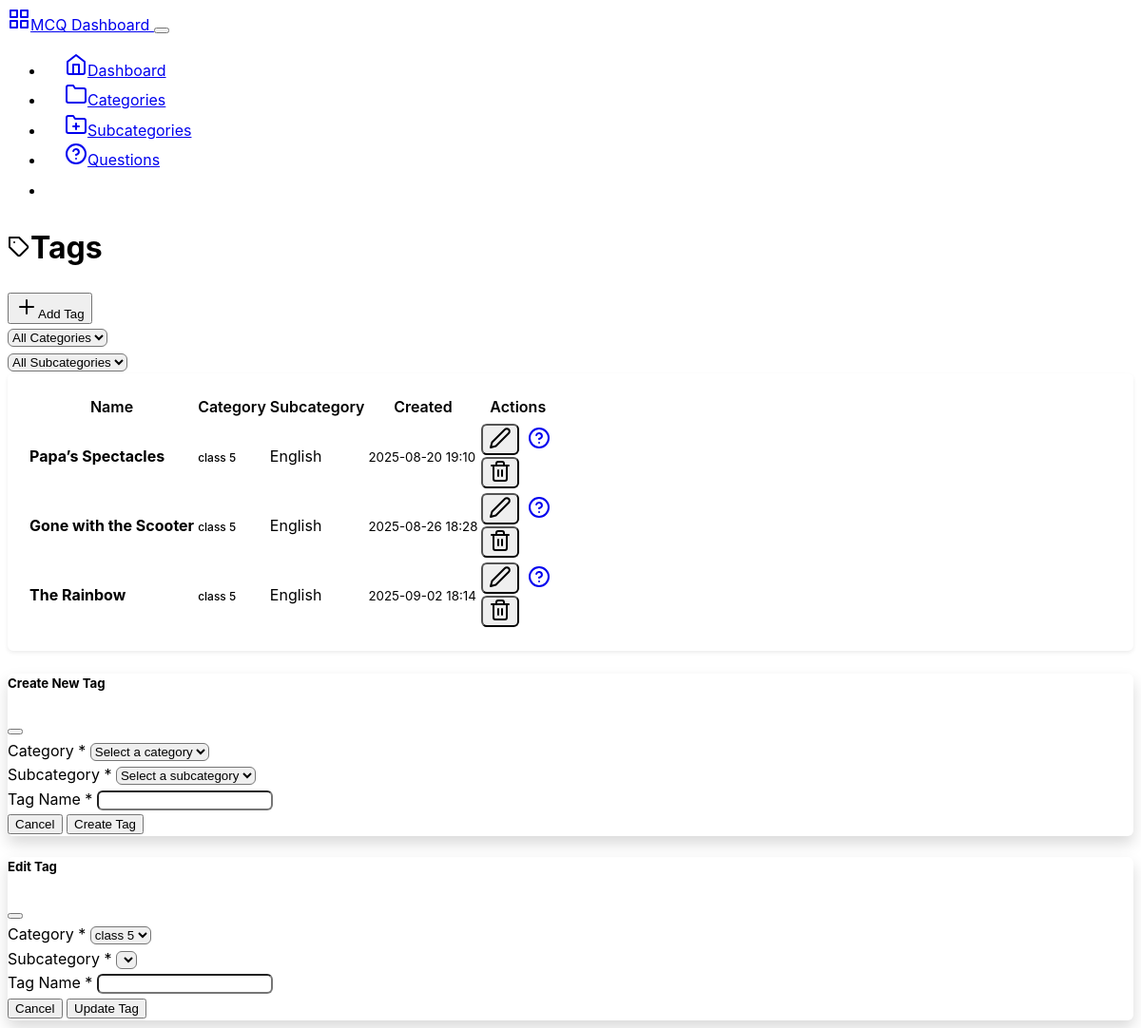
Page /backend/tags on the earlier database version.
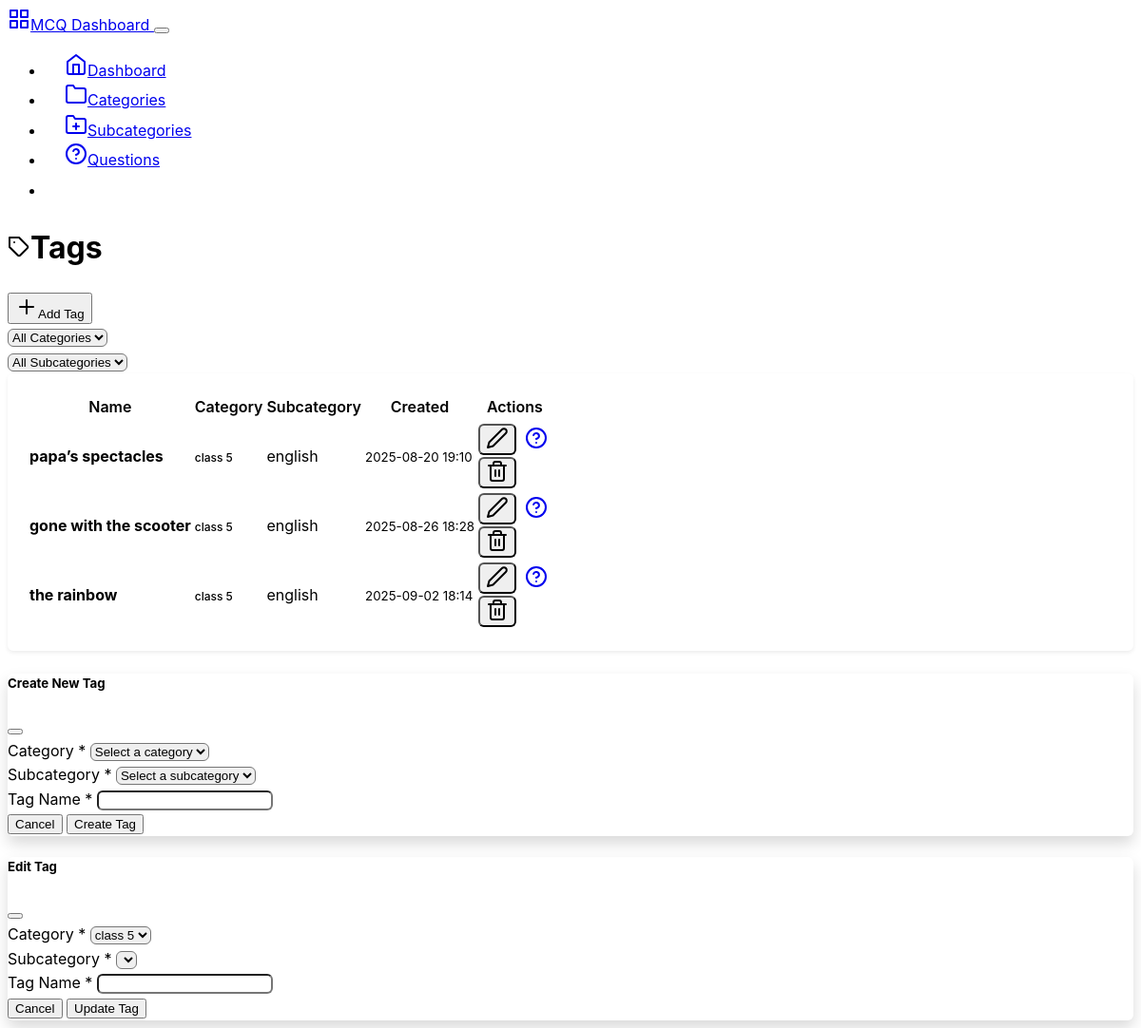
Same page on the later database version.
### mcqbox/model.py (models this page shows, shortened)
class Tag(db.Model):
    id = db.Column(db.Integer, primary_key=True)
    name = db.Column(db.String(50), nullable=False)
    category_id = db.Column(db.Integer, db.ForeignKey('category.id'), nullable=False)
    category = db.relationship('Category', backref=db.backref('tags', lazy=True))
    subcategory_id = db.Column(db.Integer, db.ForeignKey('subcategory.id'), nullable=True)
    subcategory = db.relationship('Subcategory', backref=db.backref('tags', lazy=True))
    created_at = db.Column(db.DateTime, server_default=db.func.now())

class Category(db.Model):
    id = db.Column(db.Integer, primary_key=True)
    name = db.Column(db.String(50), nullable=False, unique=True)
    description = db.Column(db.String(200), nullable=True)
    created_at = db.Column(db.DateTime, server_default=db.func.now())
    updated_at = db.Column(db.DateTime, server_default=db.func.now(), onupdate=db.func.now())

class Subcategory(db.Model):
    id = db.Column(db.Integer, primary_key=True)
    name = db.Column(db.String(50), nullable=False)
    category_id = db.Column(db.Integer, db.ForeignKey('category.id'), nullable=False)
    category = db.relationship('Category', backref=db.backref('subcategories', lazy=True))
    description = db.Column(db.String(200), nullable=True)
    created_at = db.Column(db.DateTime, server_default=db.func.now())
    updated_at = db.Column(db.DateTime, server_default=db.func.now(), onupdate=db.func.now())

### mcqbox/backend/route.py (the view)
@app.route('/backend/tags')
def tags():
    category_id = request.args.get('category_id', type=int)
    subcategory_id = request.args.get('subcategory_id', type=int)
    categories = Category.query.all()
    if category_id:
        subcategories_list = Subcategory.query.filter_by(category_id=category_id).all()
        tag = Tag.query.filter_by(category_id=category_id, subcategory_id= subcategory_id).all()
    else:
        tag = Tag.query.all()
        subcategories_list = []
    return render_template('tags.html',
                            tags = tag,
                           categories=categories,
                           selected_category=category_id,
                            selected_subcategory=subcategory_id,
                             subcategories=subcategories_list
                           )

### mcqbox/backend/templates/tags.html (shortened to what this page needs)
{% extends "base.html" %}
{% block content %}
<div class="row">
    <div class="col-12">
        <div class="d-flex justify-content-between align-items-center mb-4">
            <h1><i data-feather="tag" class="me-2"></i>Tags</h1>
            <button class="btn btn-primary" data-bs-toggle="modal" data-bs-target="#createTagModal">
                <i data-feather="plus" class="me-2"></i>Add Tag
            </button>
        </div>
    </div>
</div>
<div class="row mb-3">
    <div class="col-12">
        <form method="GET" id="filterForm">
            <div class="row">
                <div class="col-md-3">
                    <select name="category_id" class="form-select" id="categorySelect" onchange="updateSubcategories()">
                        <option value="">All Categories</option>
                    </select>
                </div>
                <div class="col-md-3">
                    <select name="subcategory_id" class="form-select" id="subcategorySelect"
                        onchange="this.form.submit()">
                        <option value="">All Subcategories</option>
                    </select>
                </div>
            </div>
        </form>
    </div>
</div>
<div class="row">
    <div class="col-12">
        <div class="card">
            <div class="card-body">
                {% if tags %}
                <div class="table-responsive">
                    <table class="table table-hover">
                        <thead>
                            <tr>
                                <th>Name</th>
                                <th>Category</th>
                                <th>Subcategory</th>
                                <th>Created</th>
                                <th class="text-end">Actions</th>
                            </tr>
                        </thead>
                        <tbody>
                            {% for tag in tags %}
                            <tr>
                                <td>
                                    <strong>{{ tag.name }}</strong>
                                </td>
                                <td>
                                    <span class="badge bg-secondary">
                                        {{ tag.category.name if tag.category.name else 'Unknown' }}
                                    </span>
                                </td>
                                <td>
                                    <span class="text-muted">
                                        {{ tag.subcategory.name if tag.subcategory else 'Unknown' }}
                                    </span>
                                </td>
                                <td>
                                    <small class="text-muted">{{ tag.created_at.strftime('%Y-%m-%d %H:%M') }}</small>
                                </td>
                                <td class="text-end">
                                    <div class="btn-group" role="group">
                                        <button class="btn btn-sm btn-outline-secondary"
                                            onclick="editTag('{{ tag.id }}', '{{ tag.name }}', {{ tag.category_id }}, {{ tag.subcategory_id }})"
                                            data-bs-toggle="modal" data-bs-target="#editTagModal">
                                            <i data-feather="edit-2"></i>
                                        </button>
                                        <a href="{{ url_for('questions', tag_id=tag.id) }}"
                                            class="btn btn-sm btn-outline-primary">
                                            <i data-feather="help-circle"></i>
                                        </a>
                                        <form method="POST" action="{{ url_for('delete_tag', tag_id=tag.id) }}"
                                            class="d-inline"
                                            onsubmit="return confirm('Are you sure? This will delete all questions in this subcategory.')">
                                            <button type="submit" class="btn btn-sm btn-outline-danger">
                                                <i data-feather="trash-2"></i>
                                            </button>
                                        </form>
                                    </div>
                                </td>
                            </tr>
                            {% endfor %}
                        </tbody>
                    </table>
                </div>
                {% endif %}
            </div>
        </div>
    </div>
</div>
<div class="modal fade" id="createTagModal" tabindex="-1" aria-hidden="true">
    <div class="modal-dialog">
        <div class="modal-content">
            <form method="POST" action="{{ url_for('create_tag') }}">
                <div class="modal-header">
                    <h5 class="modal-title">Create New Tag</h5>
                    <button type="button" class="btn-close" data-bs-dismiss="modal"></button>
                </div>
                <div class="modal-body">
                    <div class="mb-3">
                        <label for="createCategoryId" class="form-label">Category *</label>
                        <select class="form-select" id="createCategoryId" name="category_id"
                            onchange="updateCreateSubcategories()" required>
                            <option value="">Select a category</option>
                        </select>
                    </div>
                    <div class="mb-3">
                        <label for="createSubcategoryId" class="form-label">Subcategory *</label>
                        <select class="form-select" id="createSubcategoryId" name="subcategory_id" required>
                            <option value="">Select a subcategory</option>
                        </select>
                    </div>
                    <div class="mb-3">
                        <label for="name" class="form-label">Tag Name *</label>
                        <input type="text" class="form-control" id="name" name="name" required>
                    </div>
                </div>
                <div class="modal-footer">
                    <button type="button" class="btn btn-secondary" data-bs-dismiss="modal">Cancel</button>
                    <button type="submit" class="btn btn-primary">Create Tag</button>
                </div>
            </form>
        </div>
    </div>
</div>
<div class="modal fade" id="editTagModal" tabindex="-1">
    <div class="modal-dialog">
        <div class="modal-content">
            <form method="POST" id="editTagForm">
                <div class="modal-header">
                    <h5 class="modal-title">Edit Tag</h5>
                    <button type="button" class="btn-close" data-bs-dismiss="modal"></button>
                </div>
                <div class="modal-body">
                    <div class="mb-3">
                        <label for="editCategoryId" class="form-label">Category *</label>
                        <select class="form-select" id="editCategoryId" name="category_id"
                            onchange="updateEditSubcategories(this.value)" required>
                            {% for category in categories %}
                            <option value="{{ category.id }}">{{ category.name }}</option>
                            {% endfor %}
                        </select>
                    </div>
                    <div class="mb-3">
                        <label for="editSubcategoryId" class="form-label">Subcategory *</label>
                        <select class="form-select" id="editSubcategoryId" name="subcategory_id" required>
                        </select>
                    </div>
                    <div class="mb-3">
                        <label for="editName" class="form-label">Tag Name *</label>
                        <input type="text" class="form-control" id="editName" name="name" required>
                    </div>
                </div>
                <div class="modal-footer">
                    <button type="button" class="btn btn-secondary" data-bs-dismiss="modal">Cancel</button>
                    <button type="submit" class="btn btn-primary">Update Tag</button>
                </div>
            </form>
        </div>
    </div>
</div>
{%endblock%}

### mcqbox/backend/templates/base.html (shortened to what this page needs)
<!DOCTYPE html>
<html lang="en" data-bs-theme="dark">
<head>
    <link href="https://cdn.replit.com/agent/bootstrap-agent-dark-theme.min.css" rel="stylesheet">
    <link rel="stylesheet" href="{{ url_for('backend_.static', filename='css/custom.css') }}">
</head>
<body>
    <nav class="navbar navbar-expand-lg navbar-dark bg-dark">
        <div class="container">
            <a class="navbar-brand" href="{{ url_for('dashboard') }}">
                <i data-feather="grid" class="me-2"></i>MCQ Dashboard
            </a>
            <button class="navbar-toggler" type="button" data-bs-toggle="collapse" data-bs-target="#navbarNav">
            </button>
            <div class="collapse navbar-collapse" id="navbarNav">
                <ul class="navbar-nav ms-auto">
                    <li class="nav-item">
                        <a class="nav-link {% if request.endpoint == 'dashboard' %}active{% endif %}"
                           href="{{ url_for('dashboard') }}">
                            <i data-feather="home" class="me-1"></i>Dashboard
                        </a>
                    </li>
                    <li class="nav-item">
                        <a class="nav-link {% if request.endpoint == 'categories' %}active{% endif %}"
                           href="{{ url_for('categories') }}">
                            <i data-feather="folder" class="me-1"></i>Categories
                        </a>
                    </li>
                    <li class="nav-item">
                        <a class="nav-link {% if request.endpoint == 'subcategories' %}active{% endif %}"
                           href="{{ url_for('subcategories') }}">
                            <i data-feather="folder-plus" class="me-1"></i>Subcategories
                        </a>
                    </li>
                    <li class="nav-item">
                        <a class="nav-link {% if request.endpoint == 'questions' %}active{% endif %}"
                           href="{{ url_for('questions') }}">
                            <i data-feather="help-circle" class="me-1"></i>Questions
                        </a>
                    </li>
                    <li class="nav-item">
                        <a class="nav-link {% if request.endpoint == 'tags' %}active{% endif %}"
                           href="{{ url_for('tags') }}">
                            <i data-feather="tag" class="me-1"></i>Tags
                        </a>
                    </li>
                </ul>
            </div>
        </div>
    </nav>
    <div class="container my-4">
        {% block content %}{% endblock %}
    </div>
</body>
</html>

### mcqbox/backend/static/css/custom.css (style rules this page uses)
:root { --sidebar-width: 250px; --header-height: 70px; --border-radius: 0.375rem; --box-shadow: 0 0.125rem 0.25rem rgba(0, 0, 0, 0.075); --box-shadow-lg: 0 0.5rem 1rem rgba(0, 0, 0, 0.15); }
body { font-family: -apple-system, BlinkMacSystemFont, "Segoe UI", Roboto, "Helvetica Neue", Arial, sans-serif; line-height: 1.6; }
.card { border-radius: var(--border-radius); box-shadow: var(--box-shadow); margin-bottom: 1.5rem; }
.card-body { padding: 1.25rem; }
.table { margin-bottom: 0; }
.table th { border-top: none; font-weight: 600; color: var(--bs-body-color); background-color: var(--bs-secondary-bg); }
.btn-group .btn { border-radius: var(--border-radius) !important; margin-right: 0.25rem; }
.btn-group .btn:last-child { margin-right: 0; }
.modal-content { border-radius: var(--border-radius); box-shadow: var(--box-shadow-lg); }
.modal-header { border-bottom: 1px solid var(--bs-border-color); }
.modal-footer { border-top: 1px solid var(--bs-border-color); }
.form-control, .form-select { border-radius: var(--border-radius); }
.badge { font-size: 0.75rem; font-weight: 500; }
.navbar-nav .nav-link { padding: 0.75rem 1rem; border-radius: var(--border-radius); margin: 0 0.25rem; transition: all 0.15s ease-in-out; }
.navbar-nav .nav-link.active { background-color: var(--bs-primary); color: white !important; }

Differences in the rows shown:
changed Tag: name "Papa’s Spectacles" → "papa’s spectacles"; subcategory "English" → "english"
changed Tag: name "Gone with the Scooter" → "gone with the scooter"; subcategory "English" → "english"
changed Tag: name "The Rainbow" → "the rainbow"; subcategory "English" → "english"
